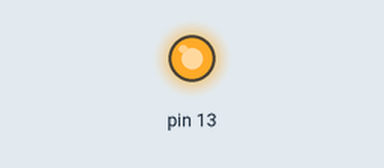
The program below on a simulated Teensy 4. Shown: output pins drawn as LEDs (lit = HIGH). What the program prints to the serial monitor is not drawn.

Above: at 0.1 s.
At 4.1 s:
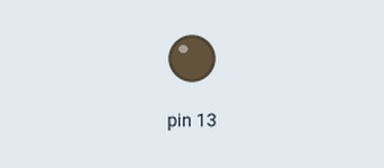
Timing chart, 0 to 5.6 s (numbered marks = the images above):
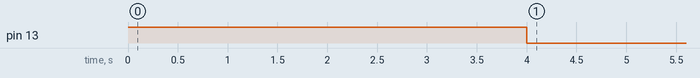

Measured:
- by itself, pin 13: LOW → HIGH at 0.00 s, → LOW 4.0 s later

The program:

main.cpp
```cpp
#include <Arduino.h>

#include "easing.h"

void printFloatAsDots(float val)
{
  int num_dots = int(abs(val*128));
  for (int i=0; i<num_dots; i++){
    if (val < 0){
      Serial.print("*");
    }
    else{
      Serial.print(".");
    }
  }
  Serial.println("");
}

void testEasingFunction(float (*func)(float), const char* name) {
  Serial.print("Testing ");
  Serial.println(name);
  delay(250);
  const int num_points = 200;
  for (int i = 0; i <= num_points; ++i) {
    float x = map(i, 0, num_points, -10, 110) / 100.0;
    //Serial.print(x);
    //Serial.print(",");
    //Serial.println(func(x));
    printFloatAsDots(func(x));
    delay(30);
  }
}

void setup() {
  Serial.begin(9600);
  pinMode(13,OUTPUT);
  digitalWrite(13,HIGH);
  delay(4000);
  digitalWrite(13,LOW);
  while (!Serial);

  // Test each easing function
  testEasingFunction(ease::outSine, "outSine");
  testEasingFunction(ease::inSine, "inSine");
  testEasingFunction(ease::inOutSine, "inOutSine");
  testEasingFunction(ease::outQuad, "outQuad");
  testEasingFunction(ease::inQuad, "inQuad");
  testEasingFunction(ease::inOutQuad, "inOutQuad");
  testEasingFunction(ease::outCubic, "outCubic");
  testEasingFunction(ease::inCubic, "inCubic");
  testEasingFunction(ease::inOutCubic, "inOutCubic");
  testEasingFunction(ease::outQuart, "outQuart");
  testEasingFunction(ease::inQuart, "inQuart");
  testEasingFunction(ease::inOutQuart, "inOutQuart");
  testEasingFunction(ease::outExpo, "outExpo");
  testEasingFunction(ease::inExpo, "inExpo");
  testEasingFunction(ease::inOutExpo, "inOutExpo");
  testEasingFunction(ease::outQuint, "outQuint");
  testEasingFunction(ease::inQuint, "inQuint");
  testEasingFunction(ease::inOutQuint, "inOutQuint");
  testEasingFunction(ease::outCirc, "outCirc");
  testEasingFunction(ease::inCirc, "inCirc");
  testEasingFunction(ease::inOutCirc, "inOutCirc");
  testEasingFunction(ease::outElastic, "outElastic");
  testEasingFunction(ease::inElastic, "inElastic");
  testEasingFunction(ease::inOutElastic, "inOutElastic");
  testEasingFunction(ease::outBack, "outBack");
  testEasingFunction(ease::inBack, "inBack");
  testEasingFunction(ease::inOutBack, "inOutBack");
  testEasingFunction(ease::outBounce, "outBounce");
  testEasingFunction(ease::inBounce, "inBounce");
  testEasingFunction(ease::inOutBounce, "inOutBounce");
}

void loop() {
  delay(1000);
  digitalWrite(13,LOW);
  delay(1000);
  digitalWrite(13,HIGH);
}
```

easing.h
```cpp
#ifndef EASING_H
#define EASING_H

namespace ease {

//constrains input range
float clamp(float x);

// Sine easing functions
float outSine(float x);
float inSine(float x);
float inOutSine(float x);

// Quad easing functions
float outQuad(float x);
float inQuad(float x);
float inOutQuad(float x);

// Cubic easing functions
float outCubic(float x);
float inCubic(float x);
float inOutCubic(float x);

// Quart easing functions
float outQuart(float x);
float inQuart(float x);
float inOutQuart(float x);

// Expo easing functions
float outExpo(float x);
float inExpo(float x);
float inOutExpo(float x);

// Quint easing functions
float outQuint(float x);
float inQuint(float x);
float inOutQuint(float x);

// Circ easing functions
float outCirc(float x);
float inCirc(float x);
float inOutCirc(float x);

// Elastic easing functions
float outElastic(float x);
float inElastic(float x);
float inOutElastic(float x);

// Back easing functions
float outBack(float x);
float inBack(float x);
float inOutBack(float x);

// Bounce easing functions
float outBounce(float x);
float inBounce(float x);
float inOutBounce(float x);

} // namespace ease

#endif // EASING_H
```

easing.cpp
```cpp
#include <cmath>

namespace ease {

// Helper function to clamp input to the range [0, 1]
float clamp(float x) {
    return x < 0 ? 0 : x > 1 ? 1 : x;
}

// Sine easing functions
float outSine(float x) {
    x = clamp(x);
    return std::sin((x * M_PI) / 2);
}

float inSine(float x) {
    return 1 - outSine(1 - x);
}

float inOutSine(float x) {
    return x < 0.5 ? (1 - outSine(1 - 2 * x)) / 2 : (1 + outSine(2 * x - 1)) / 2;
}

// Quad easing functions
float outQuad(float x) {
    x = clamp(x);
    return 1 - (1 - x) * (1 - x);
}

float inQuad(float x) {
    return 1 - outQuad(1 - x);
}

float inOutQuad(float x) {
    return x < 0.5 ? (1 - outQuad(1 - 2 * x)) / 2 : (1 + outQuad(2 * x - 1)) / 2;
}

// Cubic easing functions
float outCubic(float x) {
    x = clamp(x);
    return 1 - std::pow(1 - x, 3);
}

float inCubic(float x) {
    return 1 - outCubic(1 - x);
}

float inOutCubic(float x) {
    return x < 0.5 ? (1 - outCubic(1 - 2 * x)) / 2 : (1 + outCubic(2 * x - 1)) / 2;
}

// Quart easing functions
float outQuart(float x) {
    x = clamp(x);
    return 1 - std::pow(1 - x, 4);
}

float inQuart(float x) {
    return 1 - outQuart(1 - x);
}

float inOutQuart(float x) {
    return x < 0.5 ? (1 - outQuart(1 - 2 * x)) / 2 : (1 + outQuart(2 * x - 1)) / 2;
}

// Expo easing functions
float outExpo(float x) {
    x = clamp(x);
    return x == 1 ? 1 : ( 1- std::pow(2, -10 * x) );
}

float inExpo(float x) {
    return 1 - outExpo(1 - x);
}

float inOutExpo(float x) {
    return x == 0 ? 0 : x == 1 ? 1 : x < 0.5 ? (1 - outExpo(1 - 2 * x)) / 2 : (1 + outExpo(2 * x - 1)) / 2;
}

// Quint easing functions
float outQuint(float x) {
    x = clamp(x);
    return 1 - std::pow(1 - x, 5);
}

float inQuint(float x) {
    return 1 - outQuint(1 - x);
}

float inOutQuint(float x) {
    return x < 0.5 ? (1 - outQuint(1 - 2 * x)) / 2 : (1 + outQuint(2 * x - 1)) / 2;
}

// Circ easing functions
float outCirc(float x) {
    x = clamp(x);
    return std::sqrt(1 - std::pow(x - 1, 2));
}

float inCirc(float x) {
    return 1 - outCirc(1 - x);
}

float inOutCirc(float x) {
    return x < 0.5 ? (1 - outCirc(1 - 2 * x)) / 2 : (1 + outCirc(2 * x - 1)) / 2;
}

// Elastic easing functions
float outElastic(float x) {
    const float c4 = (2 * M_PI) / 3;
    x = clamp(x);
    return x == 0 ? 0 : x == 1 ? 1 : std::pow(2, -10 * x) * std::sin((x * 10 - 0.75) * c4) + 1;
}

float inElastic(float x) {
    return 1 - outElastic(1 - x);
}

float inOutElastic(float x) {
    const float c5 = (2 * M_PI) / 4.5;
    x = clamp(x);
    return x == 0 ? 0 : x == 1 ? 1 : x < 0.5 ? (1 - outElastic(1 - 2 * x)) / 2 : (1 + outElastic(2 * x - 1)) / 2;
}

// Back easing functions
float outBack(float x) {
    const float c1 = 1.70158;
    const float c3 = c1 + 1;
    x = clamp(x);
    return 1 + c3 * std::pow(x - 1, 3) + c1 * std::pow(x - 1, 2);
}

float inBack(float x) {
    return 1 - outBack(1 - x);
}

float inOutBack(float x) {
    const float c2 = 1.70158 * 1.525;
    x = clamp(x);
    return x < 0.5 ? (1 - outBack(1 - 2 * x)) / 2 : (1 + outBack(2 * x - 1)) / 2;
}

// Bounce easing functions
float outBounce(float x) {
    const float n1 = 7.5625;
    const float d1 = 2.75;
    x = clamp(x);
    if (x < 1 / d1) {
        return n1 * x * x;
    } else if (x < 2 / d1) {
        return n1 * (x -= 1.5 / d1) * x + 0.75;
    } else if (x < 2.5 / d1) {
        return n1 * (x -= 2.25 / d1) * x + 0.9375;
    } else {
        return n1 * (x -= 2.625 / d1) * x + 0.984375;
    }
}

float inBounce(float x) {
    return 1 - outBounce(1 - x);
}

float inOutBounce(float x) {
    x = clamp(x);
    return x < 0.5 ? (1 - outBounce(1 - 2 * x)) / 2 : (1 + outBounce(2 * x - 1)) / 2;
}

} // namespace ease
```
